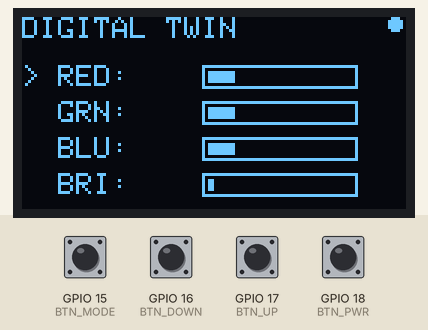
Bench run of a sketch on a simulated ESP32. Parts: 128×64 one-colour display. The inputs (shaded band) are chosen by the test bench; at power-on: GPIO 15 (BTN_MODE), GPIO 16 (BTN_DOWN), GPIO 17 (BTN_UP), GPIO 18 (BTN_PWR) HIGH. WiFi joins after 1.5 s; servers stay silent unless stated; no MQTT or app messages arrive unless stated; what the sketch prints to the serial monitor is not drawn.

Above: at 2.7 s.
2.8 s: GPIO 16 (BTN_DOWN) pulled LOW for 1 s
At 4.9 s:
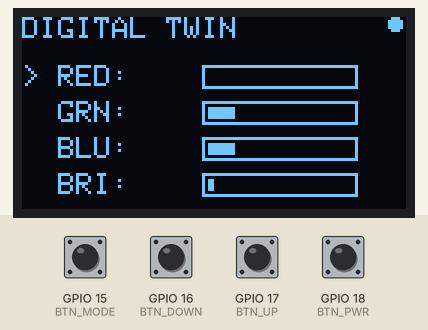
5.3 s: GPIO 15 (BTN_MODE) pulled LOW for 0.15 s
At 6.5 s:
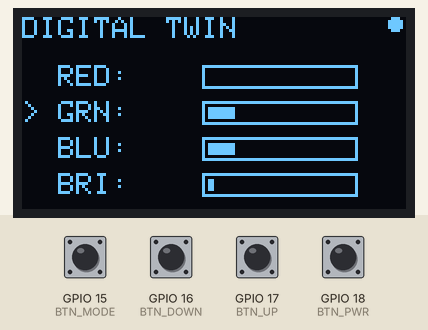
6.9 s: GPIO 18 (BTN_PWR) pulled LOW for 0.15 s
At 7.7 s:
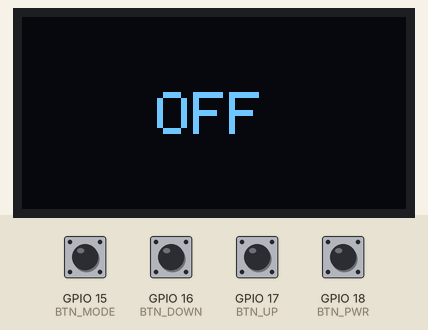
8.5 s: GPIO 18 (BTN_PWR) pulled LOW for 1 s
At 10.2 s:
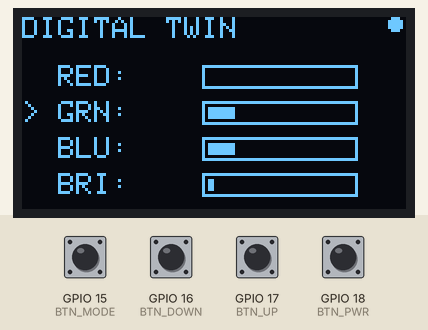
11.0 s: GPIO 17 (BTN_UP) pulled LOW for 1 s
At 13.1 s:
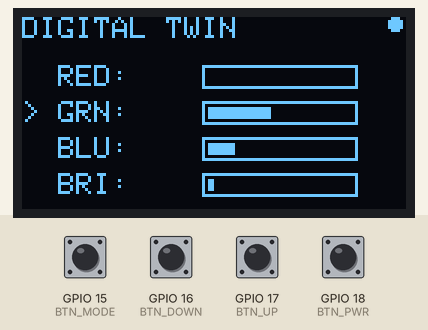
13.5 s: GPIO 15 (BTN_MODE) pulled LOW for 1 s
At 15.2 s:
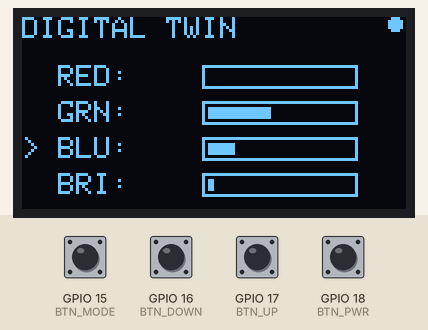
Timing chart, 0 to 16.7 s (numbered marks = the images above; inputs shaded):
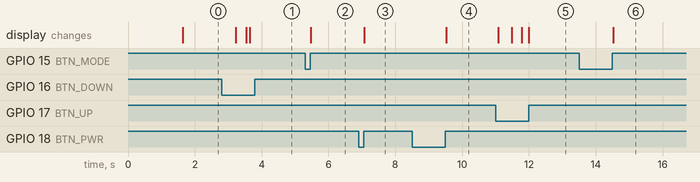

The sketch:

RGB_WS2812_WebMQTT_Controller.ino
```cpp
#include <Wire.h>
#include <Adafruit_GFX.h>
#include <Adafruit_SSD1306.h>
#include <WiFi.h>
#include <WebServer.h>
#include <WebSocketsServer.h>
#include <PubSubClient.h>
#include <ArduinoJson.h>

#define BTN_MODE  15
#define BTN_UP    17
#define BTN_DOWN  16
#define BTN_PWR   18
#define LED_PIN_NATIVO 48

#define SCREEN_WIDTH 128
#define SCREEN_HEIGHT 64
Adafruit_SSD1306 display(SCREEN_WIDTH, SCREEN_HEIGHT, &Wire, -1);

const char* ssid = "SSID_WIFI";
const char* password = "SENHA_WIFI";
const char* mqtt_server = "IP_BROKER_MQTT";

WiFiClient espClient;
PubSubClient client(espClient);
WebServer server(80);
WebSocketsServer webSocket = WebSocketsServer(81);

unsigned long lastMqttSend = 0;
const int INTERVALO_MQTT = 100;
bool precisaAtualizarVisual = true;
bool precisaAtualizarRede = true;

const char* html_page = R"rawliteral(
<!DOCTYPE html>
<html lang="pt-br">
<head>
  <meta charset="UTF-8">
  <meta name="viewport" content="width=device-width, initial-scale=1">
  <title>Digital Twin Controller</title>
  <style>
    body { background-color: #121212; color: #e0e0e0; font-family: 'Segoe UI', sans-serif; text-align: center; margin: 0; padding: 20px; }
    .container { max-width: 450px; margin: auto; background: #1e1e1e; padding: 25px; border-radius: 15px; box-shadow: 0 8px 16px rgba(0,0,0,0.6); }

    .power-container { display: flex; justify-content: space-between; align-items: center; margin-bottom: 20px; background: #2c2c2c; padding: 10px 15px; border-radius: 10px; }
    .switch { position: relative; display: inline-block; width: 60px; height: 34px; }
    .switch input { opacity: 0; width: 0; height: 0; }
    .slider { position: absolute; cursor: pointer; top: 0; left: 0; right: 0; bottom: 0; background-color: #555; transition: .4s; border-radius: 34px; }
    .slider:before { position: absolute; content: ""; height: 26px; width: 26px; left: 4px; bottom: 4px; background-color: white; transition: .4s; border-radius: 50%; }
    input:checked + .slider { background-color: #03dac6; }
    input:checked + .slider:before { transform: translateX(26px); }

    .preview-box { height: 80px; border-radius: 10px; margin-bottom: 20px; border: 2px solid #333; transition: background 0.2s; }
    .control-group { margin-bottom: 15px; text-align: left; }
    .label-row { display: flex; justify-content: space-between; font-size: 0.9em; margin-bottom: 5px; color: #aaa; }
    input[type=range] { width: 100%; cursor: pointer; accent-color: #bb86fc; }
    .info-panel { background: #2c2c2c; padding: 15px; border-radius: 10px; margin-top: 20px; font-family: monospace; font-size: 0.85em; text-align: left; }
    h2 { margin-top: 0; color: #bb86fc; }
    .status { font-size: 0.8em; margin-bottom: 15px; }
  </style>
</head>
<body>

<div class="container">
  <h2>Gêmeo Digital M2M</h2>
  <div class="status">WebSocket: <span id="ws-status" style="color:red">Desconectado</span></div>

  <div class="power-container">
    <span style="font-weight:bold; font-size:1.1em;">SISTEMA</span>
    <label class="switch">
      <input type="checkbox" id="pwrSwitch" onchange="uiChange()">
      <span class="slider"></span>
    </label>
  </div>

  <div id="color-preview" class="preview-box" style="background-color: rgb(0,0,0);"></div>

  <div class="control-group">
    <div class="label-row"><span>Vermelho</span><span id="txtR">0</span></div>
    <input type="range" min="0" max="255" value="0" id="sliR" oninput="uiChange()">
  </div>
  <div class="control-group">
    <div class="label-row"><span>Verde</span><span id="txtG">0</span></div>
    <input type="range" min="0" max="255" value="0" id="sliG" oninput="uiChange()">
  </div>
  <div class="control-group">
    <div class="label-row"><span>Azul</span><span id="txtB">0</span></div>
    <input type="range" min="0" max="255" value="0" id="sliB" oninput="uiChange()">
  </div>
  <div class="control-group">
    <div class="label-row"><span>Brilho</span><span id="txtBri">100</span></div>
    <input type="range" min="0" max="255" value="100" id="sliBri" oninput="uiChange()">
  </div>

  <div class="info-panel">
    <div>HEX: <span id="valHex" style="color:#03dac6">#000000</span></div>
  </div>
</div>

<script>
  var gateway = `ws://${window.location.hostname}:81/`;
  var websocket;
  var lastSend = 0;

  window.addEventListener('load', initWebSocket);

  function initWebSocket() {
    websocket = new WebSocket(gateway);
    websocket.onopen = function() {
      document.getElementById('ws-status').innerText = 'Conectado';
      document.getElementById('ws-status').style.color = '#03dac6';
    };
    websocket.onclose = function() {
      document.getElementById('ws-status').innerText = 'Desconectado';
      document.getElementById('ws-status').style.color = 'red';
      setTimeout(initWebSocket, 2000);
    };
    websocket.onmessage = function(event) {
      var data = JSON.parse(event.data);
      var pwrState = (data.pwr === 1);
      document.getElementById('pwrSwitch').checked = pwrState;
      document.getElementById('sliR').value = data.r;
      document.getElementById('sliG').value = data.g;
      document.getElementById('sliB').value = data.b;
      document.getElementById('sliBri').value = data.bri;
      updateVisuals(data.r, data.g, data.b, data.bri, pwrState);
    };
  }

  function uiChange() {
    var now = Date.now();
    if (now - lastSend < 50) return;
    lastSend = now;

    var r = parseInt(document.getElementById('sliR').value);
    var g = parseInt(document.getElementById('sliG').value);
    var b = parseInt(document.getElementById('sliB').value);
    var bri = parseInt(document.getElementById('sliBri').value);
    var pwr = document.getElementById('pwrSwitch').checked;

    updateVisuals(r, g, b, bri, pwr);

    var msg = { r: r, g: g, b: b, bri: bri, pwr: pwr ? 1 : 0 };
    websocket.send(JSON.stringify(msg));
  }

  function updateVisuals(r, g, b, bri, pwr) {
    document.getElementById('txtR').innerText = r;
    document.getElementById('txtG').innerText = g;
    document.getElementById('txtB').innerText = b;
    document.getElementById('txtBri').innerText = bri;

    var r_vis = 0, g_vis = 0, b_vis = 0;
    if (pwr) {
      r_vis = r;
      g_vis = g;
      b_vis = b;
    }
    document.getElementById('color-preview').style.backgroundColor = `rgb(${r_vis},${g_vis},${b_vis})`;
    document.getElementById('valHex').innerText = "#" + ((1 << 24) + (r_vis << 16) + (g_vis << 8) + b_vis).toString(16).slice(1).toUpperCase();
  }
</script>
</body>
</html>
)rawliteral";

struct Estado {
  int r = 50;
  int g = 50;
  int b = 50;
  int brilho = 15;
  bool ligado = true;
  int menuIndex = 0;
};
Estado sistema;

unsigned long timerBotao = 0;
unsigned long inicioSegurar = 0;
bool segurando = false;

void setup() {
  Serial.begin(115200);
  neopixelWrite(LED_PIN_NATIVO, 0, 0, 0);

  pinMode(BTN_MODE, INPUT_PULLUP);
  pinMode(BTN_UP, INPUT_PULLUP);
  pinMode(BTN_DOWN, INPUT_PULLUP);
  pinMode(BTN_PWR, INPUT_PULLUP);

  if(!display.begin(SSD1306_SWITCHCAPVCC, 0x3C)) {
    Serial.println(F("Erro Display")); for(;;);
  }
  display.clearDisplay(); display.setTextColor(WHITE);
  display.setCursor(0,0); display.println("Conectando..."); display.display();

  WiFi.begin(ssid, password);
  while (WiFi.status() != WL_CONNECTED) delay(500);

  client.setServer(mqtt_server, 1883);
  server.on("/", []() { server.send(200, "text/html", html_page); });
  server.begin();
  webSocket.begin();
  webSocket.onEvent(webSocketEvent);

  Serial.println("IP: " + WiFi.localIP().toString());
}

void loop() {
  if (!client.connected()) reconnect();
  client.loop();
  webSocket.loop();
  server.handleClient();

  lerBotaoPower();
  if (sistema.ligado) {
    lerBotaoMode();
    lerBotoesAjuste();
  }

  if (precisaAtualizarVisual) {
    desenharTela();
    precisaAtualizarVisual = false;
  }

  unsigned long agora = millis();
  if (precisaAtualizarRede && (agora - lastMqttSend > INTERVALO_MQTT)) {
    atualizarRede();
    lastMqttSend = agora;
    precisaAtualizarRede = false;
  }
}

void atualizarRede() {
  char json[128];

  sprintf(json, "{\"r\":%d, \"g\":%d, \"b\":%d, \"bri\":%d, \"pwr\":%d}",
          sistema.r, sistema.g, sistema.b, sistema.brilho, sistema.ligado ? 1 : 0);

  webSocket.broadcastTXT(json);

  if (client.connected()) {
    if (!sistema.ligado) {
      client.publish("laboratorio/led", "{\"r\":0,\"g\":0,\"b\":0,\"bri\":0}");
    } else {
      client.publish("laboratorio/led", json);
    }
  }
}

void webSocketEvent(uint8_t num, WStype_t type, uint8_t * payload, size_t length) {
  if (type == WStype_TEXT) {
    StaticJsonDocument<200> doc;
    DeserializationError error = deserializeJson(doc, payload);
    if (!error) {
      sistema.r = doc["r"];
      sistema.g = doc["g"];
      sistema.b = doc["b"];
      sistema.brilho = doc["bri"];
      int pwrState = doc["pwr"];
      sistema.ligado = (pwrState == 1);

      precisaAtualizarVisual = true;
      precisaAtualizarRede = true;

      lastMqttSend = 0;
    }
  }
}

void lerBotaoPower() {
  if (digitalRead(BTN_PWR) == LOW) {
    delay(50);
    if (digitalRead(BTN_PWR) == LOW) {
      sistema.ligado = !sistema.ligado;
      precisaAtualizarVisual = true;
      precisaAtualizarRede = true;

      lastMqttSend = 0;

      while(digitalRead(BTN_PWR) == LOW);
    }
  }
}

void lerBotaoMode() {
  if (digitalRead(BTN_MODE) == LOW) {
    delay(50);
    if (digitalRead(BTN_MODE) == LOW) {
      sistema.menuIndex++; if (sistema.menuIndex > 3) sistema.menuIndex = 0;
      precisaAtualizarVisual = true;
      while(digitalRead(BTN_MODE) == LOW);
    }
  }
}

void lerBotoesAjuste() {
  bool up = (digitalRead(BTN_UP) == LOW);
  bool down = (digitalRead(BTN_DOWN) == LOW);
  if (!up && !down) { segurando = false; return; }
  unsigned long agora = millis();
  if (!segurando) {
    mudarValor(up, 1);
    inicioSegurar = agora; timerBotao = agora; segurando = true;
    precisaAtualizarVisual = true; precisaAtualizarRede = true;
    delay(50);
  } else {
    if (agora - inicioSegurar > 400) {
      if (agora - timerBotao > 50) {
        mudarValor(up, 5); timerBotao = agora;
        precisaAtualizarVisual = true; precisaAtualizarRede = true;
      }
    }
  }
}

void mudarValor(bool aumentar, int quantidade) {
  int* valorAlvo;
  switch(sistema.menuIndex) {
    case 0: valorAlvo = &sistema.r; break;
    case 1: valorAlvo = &sistema.g; break;
    case 2: valorAlvo = &sistema.b; break;
    case 3: valorAlvo = &sistema.brilho; break;
  }
  if (aumentar) { *valorAlvo += quantidade; if (*valorAlvo > 255) *valorAlvo = 255; }
  else { *valorAlvo -= quantidade; if (*valorAlvo < 0) *valorAlvo = 0; }
}

void desenharTela() {
  display.clearDisplay();
  if (!sistema.ligado) {
    display.setTextSize(2); display.setCursor(45, 25); display.println("OFF"); display.display(); return;
  }
  display.setTextSize(1); display.setCursor(0,0); display.print("DIGITAL TWIN");
  if(client.connected()) display.fillCircle(124, 2, 2, WHITE);
  desenharLinha(0, "RED:", sistema.r);
  desenharLinha(1, "GRN:", sistema.g);
  desenharLinha(2, "BLU:", sistema.b);
  desenharLinha(3, "BRI:", sistema.brilho);
  display.display();
}

void desenharLinha(int id, String texto, int valor) {
  int y = 16 + (id * 12); display.setCursor(0, y);
  if (id == sistema.menuIndex) display.print("> "); else display.print("  ");
  display.print(texto);
  int w = map(valor, 0, 255, 0, 50);
  display.drawRect(60, y, 52, 8, WHITE); display.fillRect(62, y+2, w, 4, WHITE);
}

void reconnect() {
  if (client.connect("ESP32_Control_DT")) { Serial.println("MQTT OK"); }
}
```

Measured:
- after the input at 2.8 s, the display: first changes after 0.43 s (image 1 shows a later state)
- after the input at 5.3 s, the display: changes after 0.18 s (image 2)
- after the input at 6.9 s, the display: changes after 0.18 s (image 3)
- after the input at 8.5 s, the display: changes after 1.0 s (image 4)
- after the input at 11.0 s, the display: first changes after 0.08 s (image 5 shows a later state)
- after the input at 13.5 s, the display: changes after 1.0 s (image 6)
